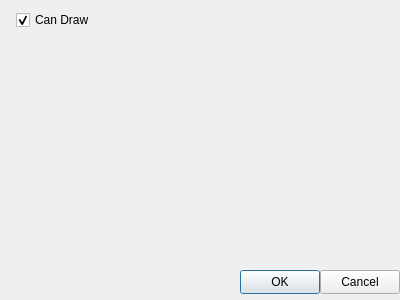
<?xml version="1.0" encoding="UTF-8"?>
<ui version="4.0">
 <class>InviteWhiteboardDialog</class>
 <widget class="QDialog" name="InviteWhiteboardDialog">
  <property name="geometry">
   <rect>
    <x>0</x>
    <y>0</y>
    <width>400</width>
    <height>300</height>
   </rect>
  </property>
  <property name="windowTitle">
   <string>Dialog</string>
  </property>
  <widget class="QWidget" name="formLayoutWidget">
   <property name="geometry">
    <rect>
     <x>10</x>
     <y>10</y>
     <width>381</width>
     <height>111</height>
    </rect>
   </property>
   <layout class="QFormLayout" name="formLayout">
    <item row="0" column="1">
     <widget class="QCheckBox" name="chkCanDraw">
      <property name="text">
       <string>Can Draw</string>
      </property>
      <property name="checked">
       <bool>true</bool>
      </property>
     </widget>
    </item>
   </layout>
  </widget>
  <widget class="QPushButton" name="btnOk">
   <property name="geometry">
    <rect>
     <x>240</x>
     <y>270</y>
     <width>80</width>
     <height>24</height>
    </rect>
   </property>
   <property name="text">
    <string>OK</string>
   </property>
  </widget>
  <widget class="QPushButton" name="btnCancel">
   <property name="geometry">
    <rect>
     <x>320</x>
     <y>270</y>
     <width>80</width>
     <height>24</height>
    </rect>
   </property>
   <property name="text">
    <string>Cancel</string>
   </property>
  </widget>
 </widget>
 <resources/>
 <connections/>
</ui>
